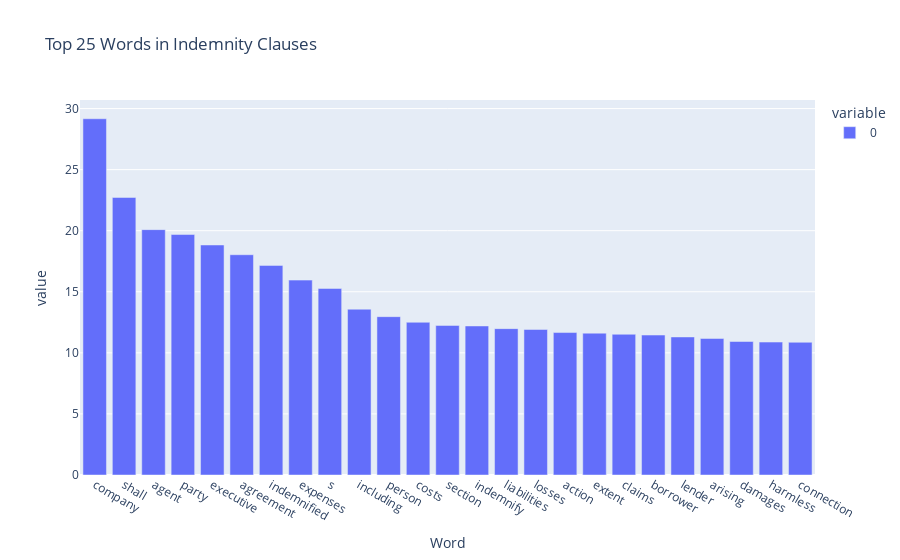

Notebook cell for this chart:
### Markdown cell above
**What are the top words in Renewal Option Clauses?**

### Code cell
vector_barplotter(indemnity_only, "Top 25 Words in Indemnity Clauses", "Word")

### Figure 1 — Plotly figure (JSON) as saved in the notebook; plotly's stock layout.template omitted (floating-point values rounded to 4 significant figures)
{"data": [{"alignmentgroup": "True", "hovertemplate": "variable=0<br>Word=%{x}<br>value=%{y}<extra></extra>", "legendgroup": "0", "marker": {"color": "#636efa"}, "name": "0", "offsetgroup": "0", "orientation": "v", "showlegend": true, "textposition": "auto", "type": "bar", "x": ["company", "shall", "agent", "party", "executive", "agreement", "indemnified", "expenses", "s", "including", "person", "costs", "section", "indemnify", "liabilities", "losses", "action", "extent", "claims", "borrower", "lender", "arising", "damages", "harmless", "connection"], "xaxis": "x", "y": [29.17, 22.72, 20.09, 19.69, 18.83, 18.03, 17.16, 15.96, 15.27, 13.57, 12.96, 12.5, 12.25, 12.2, 11.98, 11.91, 11.66, 11.61, 11.52, 11.46, 11.3, 11.18, 10.93, 10.88, 10.86], "yaxis": "y"}], "layout": {"barmode": "relative", "legend": {"title": {"text": "variable"}, "tracegroupgap": 0}, "title": {"text": "Top 25 Words in Indemnity Clauses"}, "xaxis": {"anchor": "y", "domain": [0, 1], "title": {"text": "Word"}}, "yaxis": {"anchor": "x", "domain": [0, 1], "title": {"text": "value"}}}}
